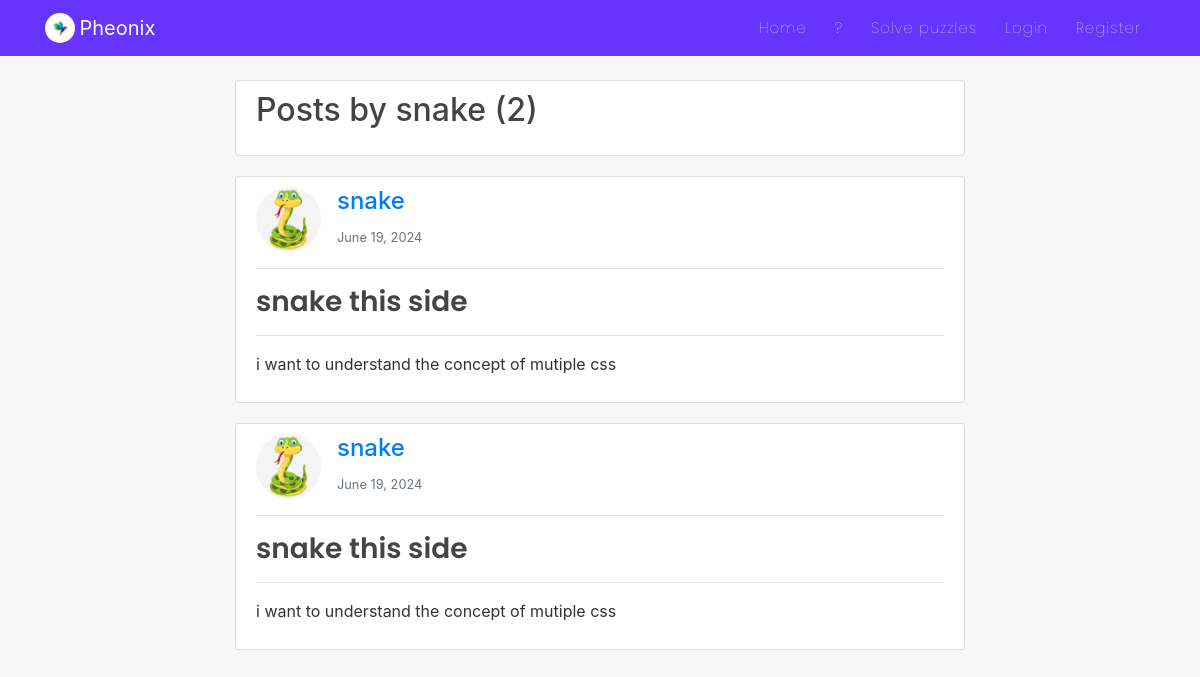
The app's page /post/user/snake/ with its own data.
### blog/models.py (models this page shows, shortened)
class Post(models.Model):
    title = models.CharField(max_length=150)
    content = RichTextField(blank=True, null=True)
    date_posted = models.DateTimeField(default=timezone.now)
    date_updated = models.DateTimeField(auto_now=True)
    author = models.ForeignKey(User, on_delete=models.CASCADE)
    likes = models.ManyToManyField(User, related_name="blogpost", blank=True)
    saves = models.ManyToManyField(User, related_name="blogsave", blank=True)
    image = models.ImageField(upload_to='post_images/', blank=True, null=True)
    video = models.FileField(upload_to='post_videos/', null=True, blank=True)
    link = models.URLField(max_length=200, null=True, blank=True)

### users/models.py (models this page shows, shortened)
class Profile(models.Model):
    user = models.OneToOneField(User, on_delete=models.CASCADE)
    is_online = models.BooleanField(default=False)
    following = models.ManyToManyField(User, related_name="following", blank=True)
    friends = models.ManyToManyField(User, related_name='my_friends', blank=True)
    bio = models.CharField(default="",blank=True,null=True,max_length=350)
    date_of_birth = models.CharField(blank=True,max_length=150)
    updated = models.DateTimeField(auto_now=True)
    created = models.DateTimeField(auto_now_add=True)
    image = models.ImageField(default='default.jpg', upload_to='profile_pics',blank=True, null=True)

### blog/views.py (the view)
# urls.py: path('post/user/<str:username>/', UserPostListView.as_view(), name='user-posts'),
class UserPostListView(ListView):
    model = Post
    template_name = 'blog/user_posts.html'
    context_object_name = 'posts'
    paginate_by = 5
    def get_queryset(self):
        user = get_object_or_404(User, username=self.kwargs.get('username'))
        return Post.objects.filter(author=user).order_by('-date_posted')

### blog/templates/blog/user_posts.html (shortened to what this page needs)
{% extends "blog/base.html" %}
{% block content %}
<div class="col-md-8 m-auto">
<div class="content-section">
  <h2 class="mb-3">Posts by {{view.kwargs.username}} ({{page_obj.paginator.count}})</h2>
</div>
    {% for post in posts %}
    <article class="content-section" style="overflow: auto;">
      <div class="media">
          <img class="rounded-circle article-img" src="{{post.author.profile.image.url}}" alt="image">
          <div class="media-body">
              <h4><a class="mr-2" href="{% url 'profile-detail-view' post.author.pk %}">{{ post.author }}</a></h4>
              <small class="text-muted">{{ post.date_posted|date:"F d, Y" }}</small>
          </div>
      </div>
      <hr>
      <h3><a class="article-title" href="{% url 'post-detail' post.id %}">{{ post.title }}</a></h3>
      <hr>
      <p class="article-content">{{ post.content|safe }}</p>
    </article>
    {% endfor %}
</div>
{% endblock %}

### blog/static/blog/main.css (style rules this page uses)
body { background: #f7f7f7; color: #333333; margin-top: 5rem; scroll-behavior: smooth; }
h1, h2, h3, h4, h5, h6 { color: #444444; }
.content-section { background: #ffffff; padding: 10px 20px; border: 1px solid #dddddd; border-radius: 3px; margin-bottom: 20px; }
.article-title { color: #444444; font-family: 'poppins'; font-weight: 600; }
.article-content { white-space: pre-line; }
.article-img { height: 65px; width: 65px; margin-right: 16px; }

### records on screen
Post: author.profile.image (picture), author "snake", date_posted "June 19, 2024", title "snake this side", content "i want to understand the concept of mutiple css"
Post: author.profile.image (picture), author "snake", date_posted "June 19, 2024", title "snake this side", content "i want to understand the concept of mutiple css"

### other values on screen
{{ view.kwargs.username }} "snake"
{{ page_obj.paginator.count }} "2"
